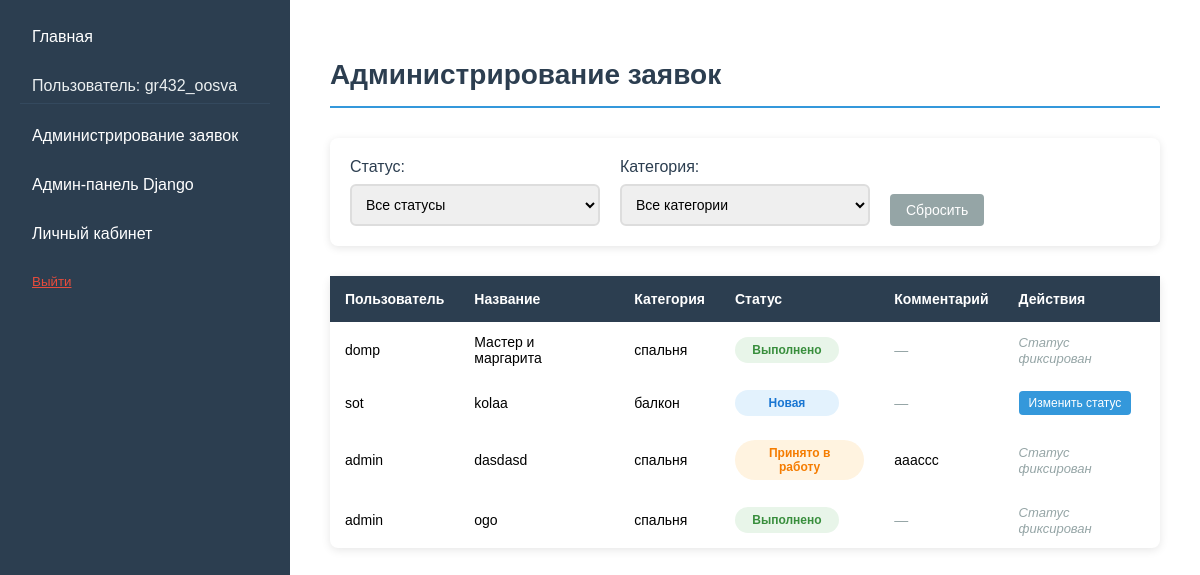
The page /catalog/admin/applications/ (signed in) on the database its author committed.
### catalog/models.py (models this page shows, shortened)
class Application(models.Model):
    STATUS_CHOICES = [
        ('new', 'Новая'),
        ('in_progress', 'Принято в работу'),
        ('completed', 'Выполнено'),
    ]
    user = models.ForeignKey(User, on_delete=models.CASCADE, verbose_name='Пользователь')
    title = models.CharField(max_length=200, verbose_name='Название')
    description = models.TextField(verbose_name='Описание')
    category = models.ForeignKey(Category, on_delete=models.CASCADE, verbose_name='Категория')
    status = models.CharField(
        max_length=20,
        choices=STATUS_CHOICES,
        default='new',
        verbose_name='Статус'
    )
    created_at = models.DateTimeField(auto_now_add=True, verbose_name='Временная метка')
    admin_comment = models.TextField(verbose_name='Комментарий администратора', blank=True, null=True)
    class Meta:
        ordering = ['-created_at']
        verbose_name = 'Заявка'
        verbose_name_plural = 'Заявки'
    def can_change_status(self):
        return self.status == 'new'

class Category(models.Model):
    name = models.CharField(max_length=200, help_text="Введите категорию дизайна")

### catalog/views.py (the view)
# urls.py: path('admin/applications/', views.admin_application_list, name='admin_application_list'),
@staff_member_required
def admin_application_list(request):
    applications = Application.objects.all()
    status_filter = request.GET.get('status')
    if status_filter:
        applications = applications.filter(status=status_filter)
    category_filter = request.GET.get('category')
    if category_filter:
        applications = applications.filter(category_id=category_filter)
    categories = Category.objects.all()
    context = {
        'applications': applications,
        'categories': categories,
        'status_filter': status_filter,
        'category_filter': category_filter,
    }
    return render(request, 'catalog/admin_application_list.html', context)

### templates/catalog/admin_application_list.html (shortened to what this page needs)
{% extends "base_generic.html" %}
{% block content %}
<div class="admin-applications-page">
    <div class="header-section">
        <h1>Администрирование заявок</h1>
    </div>
    <div class="filters-section">
        <form method="get" class="filter-form">
            <div class="filter-row">
                <div class="filter-group">
                    <label>Статус:</label>
                    <select name="status" onchange="this.form.submit()">
                        <option value="">Все статусы</option>
                    </select>
                </div>
                <div class="filter-group">
                    <label>Категория:</label>
                    <select name="category" onchange="this.form.submit()">
                        <option value="">Все категории</option>
                    </select>
                </div>
                <div class="filter-group">
                    <a href="{% url 'admin_application_list' %}" class="btn btn-secondary">Сбросить</a>
                </div>
            </div>
        </form>
    </div>
    {% if applications %}
    <div class="applications-table-container">
        <table class="admin-applications-table">
            <thead>
                <tr>
                    <th>Пользователь</th>
                    <th>Название</th>
                    <th>Категория</th>
                    <th>Статус</th>
                    <th>Комментарий</th>
                    <th>Действия</th>
                </tr>
            </thead>
            <tbody>
                {% for app in applications %}
                <tr>
                    <td>{{ app.user.username }}</td>
                    <td>{{ app.title }}</td>
                    <td>{{ app.category.name }}</td>
                    <td>
                        <span class="status-badge status-{{ app.status }}">
                            {{ app.get_status_display }}
                        </span>
                    </td>
                    <td>
                        {% if app.admin_comment %}
                        {{ app.admin_comment|truncatechars:50 }}
                        {% else %}
                        <span class="no-comment">—</span>
                        {% endif %}
                    </td>
                    <td>
                        {% if app.can_change_status %}
                        <a href="{% url 'admin_application_detail' app.pk %}" class="btn btn-primary btn-sm">
                            Изменить статус
                        </a>
                        {% else %}
                        <span class="disabled-action">Статус фиксирован</span>
                        {% endif %}
                    </td>
                </tr>
                {% endfor %}
            </tbody>
        </table>
    </div>
    {% else %}
    <div class="empty-state">
        <p>Заявок не найдено</p>
    </div>
    {% endif %}
</div>
{% endblock %}

### templates/base_generic.html (shortened to what this page needs)
<!DOCTYPE html>
<html lang="ru">
<head>
    {% load static %}
</head>
<body>
    <div class="container">
        <div class="sidebar">
            {% block sidebar %}
            <ul class="sidebar-nav">
                <li><a href="{% url 'index' %}">Главная</a></li>
                {% if user.is_authenticated %}
                    <li class="user-info">Пользователь: {{ user.get_username }}</li>
                    {% if user.is_staff %}
                        <li><a href="{% url 'admin_application_list' %}">Администрирование заявок</a></li>
                        <li><a href="/superadmin/">Админ-панель Django</a></li>
                    {% endif %}
                    <li><a href="{% url 'profile' %}">Личный кабинет</a></li>
                    <li>
                        <form method="post" action="{% url 'logout' %}">
                            <button type="submit" class="logout-btn">
                                Выйти
                            </button>
                        </form>
                    </li>
                {% else %}
                    <li><a href="{% url 'login' %}">Войти</a></li>
                    <li><a href="{% url 'register' %}">Регистрация</a></li>
                {% endif %}
            </ul>
            {% endblock %}
        </div>
        <div class="content">
            {% block content %}{% endblock %}
        </div>
    </div>
</body>
</html>

### templates/base_generic.html (style rules this page uses)
body { font-family: Arial, sans-serif; margin: 0; padding: 0; background-color: #f5f5f5; }
.container { display: flex; min-height: 100vh; }
.sidebar { width: 250px; background-color: #2c3e50; color: white; padding: 20px; }
.content { flex: 1; padding: 20px; background-color: white; }
.sidebar-nav { list-style-type: none; padding: 0; margin: 0; }
.sidebar-nav li { margin-bottom: 15px; }
.sidebar-nav a { color: white; text-decoration: none; padding: 8px 12px; display: block; border-radius: 3px; transition: background-color 0.3s; }
.user-info { color: #ecf0f1; padding: 8px 12px; margin-bottom: 15px; border-bottom: 1px solid #34495e; }
.logout-btn { color: #e74c3c; background: none; border: none; padding: 8px 12px; text-decoration: underline; cursor: pointer; border-radius: 3px; width: 100%; text-align: left; }

### templates/catalog/admin_application_list.html (style rules this page uses)
.admin-applications-page { max-width: 1400px; margin: 0 auto; padding: 20px; }
.header-section { margin-bottom: 30px; }
.header-section h1 { color: #2c3e50; font-size: 28px; border-bottom: 2px solid #3498db; padding-bottom: 15px; }
.filters-section { background: white; padding: 20px; border-radius: 8px; box-shadow: 0 2px 8px rgba(0,0,0,0.1); margin-bottom: 30px; }
.filter-form { width: 100%; }
.filter-row { display: flex; gap: 20px; align-items: flex-end; flex-wrap: wrap; }
.filter-group { flex: 1; min-width: 200px; }
.filter-group label { display: block; margin-bottom: 8px; font-weight: 500; color: #2c3e50; }
.filter-group select { width: 100%; padding: 10px; border: 2px solid #ddd; border-radius: 6px; font-size: 14px; }
.applications-table-container { background: white; border-radius: 8px; box-shadow: 0 2px 10px rgba(0,0,0,0.1); }
.admin-applications-table { width: 100%; border-collapse: collapse; font-size: 14px; }
.admin-applications-table th { background: #2c3e50; color: white; padding: 15px; text-align: left; font-weight: 600; }
.admin-applications-table td { padding: 12px 15px; }
.status-badge { padding: 6px 12px; border-radius: 20px; font-size: 12px; font-weight: 600; display: inline-block; min-width: 80px; text-align: center; }
.status-new { background: #e3f2fd; color: #1976d2; }
.status-in_progress { background: #fff3e0; color: #f57c00; }
.status-completed { background: #e8f5e9; color: #388e3c; }
.btn { padding: 8px 16px; border: none; border-radius: 4px; text-decoration: none; display: inline-block; cursor: pointer; font-size: 14px; }
.btn-primary { background: #3498db; color: white; }
.btn-secondary { background: #95a5a6; color: white; }
.btn-sm { padding: 5px 10px; font-size: 12px; }
.no-comment { color: #95a5a6; font-style: italic; }
.disabled-action { color: #95a5a6; font-style: italic; font-size: 13px; }

### rows shown on the page
Application: user.username "domp", title "Мастер и маргарита", category.name "спальня", status "Выполнено", shows "Статус фиксирован"
Application: user.username "sot", title "kolaa", category.name "балкон", status "Новая", shows "Изменить статус"
Application: user.username "admin", title "dasdasd", category.name "спальня", status "Принято в работу", admin_comment "aaaccc", shows "Статус фиксирован"
Application: user.username "admin", title "ogo", category.name "спальня", status "Выполнено", shows "Статус фиксирован"

### other values the page prints
{{ user.get_username }} "gr432_oosva"
